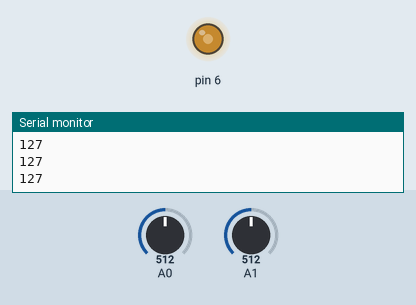
Simulated run of this sketch. Board: Arduino Uno, built with avr-gcc and run on an emulated ATmega328P. On the bench: output pins drawn as LEDs (lit = HIGH), the last lines printed to the serial monitor. The inputs (shaded band) are chosen by the test bench; at power-on: A0 = 512, A1 = 512.

Above: at 1.2 s.
1.3 s: A0 set to 716
At 2.1 s:
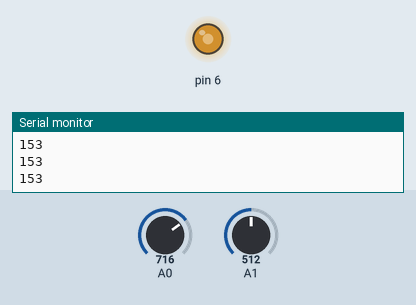
2.8 s: A1 set to 900
At 3.4 s:
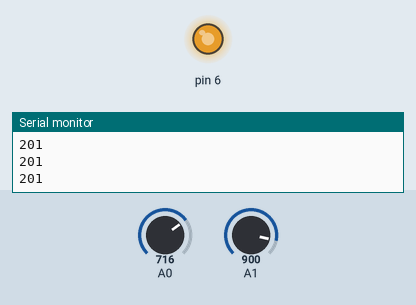
4.3 s: A1 set to 306
At 5.5 s:
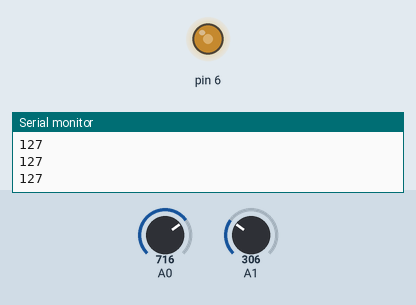
5.8 s: A0 set to 122
At 6.9 s:
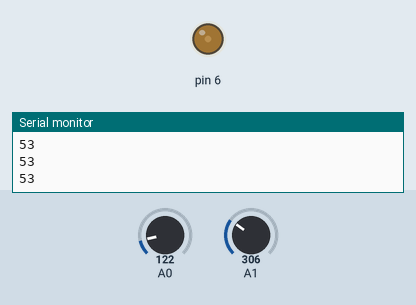
Timing chart, 0 to 8.3 s (numbered marks = the images above; inputs shaded):
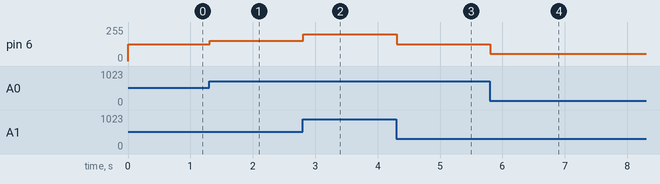

Measured:
- after the input at 1.3 s, pin 6: 127/255 → 153/255 at once
- after the input at 2.8 s, pin 6: 153/255 → 201/255 at once
- after the input at 4.3 s, pin 6: 201/255 → 127/255 at once
- after the input at 5.8 s, pin 6: 127/255 → 53/255 at once

The sketch:

LED_pot_function.ino
```cpp
int output = 0;


void setup()
{
  pinMode(A1, INPUT);
  pinMode(A0, INPUT);
  pinMode(6, OUTPUT);
  Serial.begin(9600);
}

void loop() {
  potReadAndAvrage();
    Serial.println(output);
  upateLED(output);


}

int potReadAndAvrage() {
  output = map((analogRead(A0) + analogRead(A1))/2, 0, 1023, 0, 255);
  return output;
}


void upateLED(int x) {
 analogWrite(6, x);
}
```
